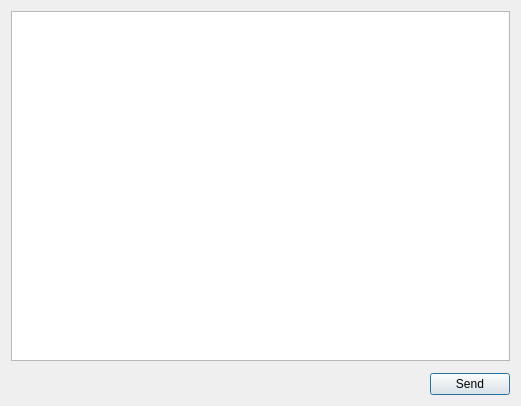
<?xml version="1.0" encoding="UTF-8"?>
<ui version="4.0">
 <class>PlainChat</class>
 <widget class="QDialog" name="PlainChat">
  <property name="geometry">
   <rect>
    <x>0</x>
    <y>0</y>
    <width>521</width>
    <height>406</height>
   </rect>
  </property>
  <property name="windowTitle">
   <string>PlainChat</string>
  </property>
  <layout class="QVBoxLayout" name="verticalLayout">
   <item>
    <widget class="QTextBrowser" name="textBrowser"/>
   </item>
   <item>
    <widget class="RsMessageInputWidget" name="inputWidget" native="true">
     <property name="maximumSize">
      <size>
       <width>16777215</width>
       <height>60</height>
      </size>
     </property>
    </widget>
   </item>
   <item>
    <layout class="QHBoxLayout" name="horizontalLayout">
     <item>
      <spacer name="horizontalSpacer">
       <property name="orientation">
        <enum>Qt::Horizontal</enum>
       </property>
       <property name="sizeHint" stdset="0">
        <size>
         <width>40</width>
         <height>20</height>
        </size>
       </property>
      </spacer>
     </item>
     <item>
      <widget class="QPushButton" name="sendPushButton">
       <property name="text">
        <string>Send</string>
       </property>
      </widget>
     </item>
    </layout>
   </item>
  </layout>
 </widget>
 <layoutdefault spacing="6" margin="11"/>
 <customwidgets>
  <customwidget>
   <class>RsMessageInputWidget</class>
   <extends>QWidget</extends>
   <header>RsMessageInputWidget.h</header>
   <container>1</container>
  </customwidget>
 </customwidgets>
 <resources/>
 <connections/>
</ui>
